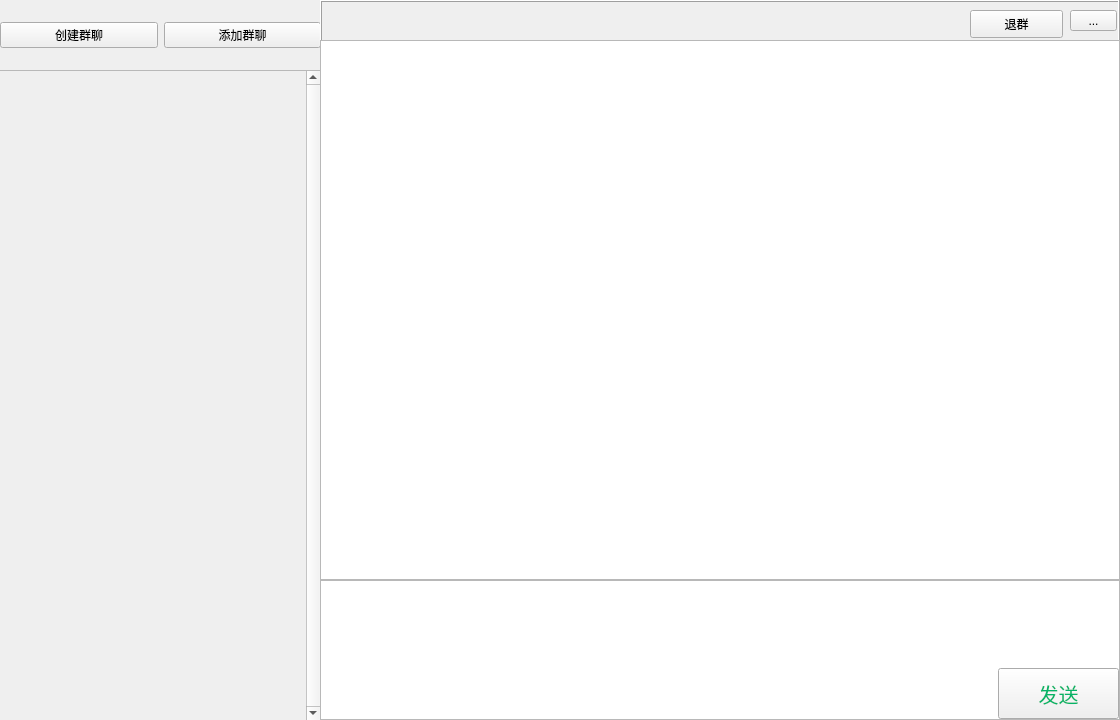
<?xml version="1.0" encoding="UTF-8"?>
<ui version="4.0">
 <class>Form</class>
 <widget class="QWidget" name="Form">
  <property name="geometry">
   <rect>
    <x>0</x>
    <y>0</y>
    <width>1120</width>
    <height>720</height>
   </rect>
  </property>
  <property name="windowTitle">
   <string>Form</string>
  </property>
  <widget class="QScrollArea" name="scrollArea">
   <property name="geometry">
    <rect>
     <x>-1</x>
     <y>70</y>
     <width>322</width>
     <height>651</height>
    </rect>
   </property>
   <property name="verticalScrollBarPolicy">
    <enum>Qt::ScrollBarAlwaysOn</enum>
   </property>
   <property name="widgetResizable">
    <bool>true</bool>
   </property>
   <widget class="QWidget" name="scrollAreaWidgetContents">
    <property name="geometry">
     <rect>
      <x>0</x>
      <y>0</y>
      <width>299</width>
      <height>649</height>
     </rect>
    </property>
   </widget>
  </widget>
  <widget class="QWidget" name="horizontalLayoutWidget">
   <property name="geometry">
    <rect>
     <x>0</x>
     <y>0</y>
     <width>321</width>
     <height>71</height>
    </rect>
   </property>
   <layout class="QHBoxLayout" name="horizontalLayout">
    <item>
     <widget class="QPushButton" name="btn_create_group">
      <property name="text">
       <string>创建群聊</string>
      </property>
     </widget>
    </item>
    <item>
     <widget class="QPushButton" name="btn_add_group">
      <property name="text">
       <string>添加群聊</string>
      </property>
     </widget>
    </item>
   </layout>
  </widget>
  <widget class="QFrame" name="frame">
   <property name="geometry">
    <rect>
     <x>320</x>
     <y>0</y>
     <width>800</width>
     <height>720</height>
    </rect>
   </property>
   <property name="frameShape">
    <enum>QFrame::StyledPanel</enum>
   </property>
   <property name="frameShadow">
    <enum>QFrame::Raised</enum>
   </property>
   <widget class="QFrame" name="frame_msg">
    <property name="geometry">
     <rect>
      <x>0</x>
      <y>0</y>
      <width>800</width>
      <height>720</height>
     </rect>
    </property>
    <property name="frameShape">
     <enum>QFrame::Box</enum>
    </property>
    <property name="frameShadow">
     <enum>QFrame::Raised</enum>
    </property>
    <widget class="QTextBrowser" name="message">
     <property name="geometry">
      <rect>
       <x>0</x>
       <y>40</y>
       <width>800</width>
       <height>540</height>
      </rect>
     </property>
    </widget>
    <widget class="QTextEdit" name="textEdit">
     <property name="geometry">
      <rect>
       <x>0</x>
       <y>580</y>
       <width>800</width>
       <height>140</height>
      </rect>
     </property>
    </widget>
    <widget class="QLabel" name="l_g_name">
     <property name="geometry">
      <rect>
       <x>10</x>
       <y>0</y>
       <width>431</width>
       <height>41</height>
      </rect>
     </property>
     <property name="font">
      <font>
       <pointsize>15</pointsize>
      </font>
     </property>
     <property name="text">
      <string/>
     </property>
    </widget>
    <widget class="QPushButton" name="btn_sendMsg">
     <property name="geometry">
      <rect>
       <x>678</x>
       <y>668</y>
       <width>121</width>
       <height>51</height>
      </rect>
     </property>
     <property name="font">
      <font>
       <family>黑体</family>
       <pointsize>15</pointsize>
       <weight>50</weight>
       <bold>false</bold>
      </font>
     </property>
     <property name="cursor">
      <cursorShape>ArrowCursor</cursorShape>
     </property>
     <property name="mouseTracking">
      <bool>false</bool>
     </property>
     <property name="autoFillBackground">
      <bool>false</bool>
     </property>
     <property name="styleSheet">
      <string notr="true">QPushButton {
	background-color: #f0f0f0;
    
	padding: 10px;
	color:rgb(5,180,104);
}</string>
     </property>
     <property name="text">
      <string>发送</string>
     </property>
     <property name="iconSize">
      <size>
       <width>40</width>
       <height>40</height>
      </size>
     </property>
     <property name="checkable">
      <bool>false</bool>
     </property>
     <property name="autoDefault">
      <bool>true</bool>
     </property>
    </widget>
    <widget class="QToolButton" name="toolButton">
     <property name="geometry">
      <rect>
       <x>750</x>
       <y>10</y>
       <width>47</width>
       <height>21</height>
      </rect>
     </property>
     <property name="text">
      <string>...</string>
     </property>
    </widget>
    <widget class="QPushButton" name="btn_del_group">
     <property name="geometry">
      <rect>
       <x>650</x>
       <y>10</y>
       <width>93</width>
       <height>28</height>
      </rect>
     </property>
     <property name="text">
      <string>退群</string>
     </property>
    </widget>
   </widget>
  </widget>
 </widget>
 <resources/>
 <connections/>
</ui>
